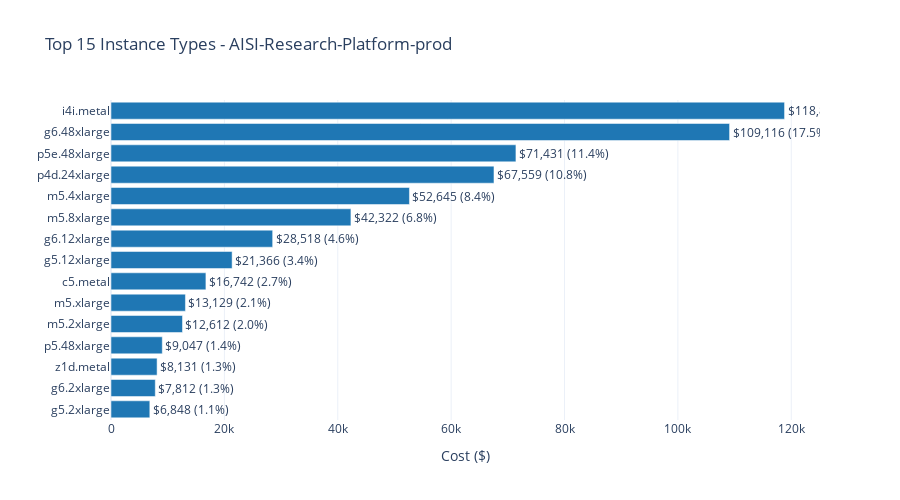

This figure's notebook cell:
### Markdown cell above
### 2.5.1 Instance Type Analysis

Detailed breakdown of compute instance types driving costs in Research Platform Prod.

### Code cell
# Instance type breakdown for Research Platform Prod
top_instance_df = parse_instance_type_costs(top_account, top_n=15)

if not top_instance_df.empty:
    # Create bar chart
    fig = create_horizontal_bar_chart(
        top_instance_df, 'cost', 'instance_type',
        f'Top 15 Instance Types - {top_account_name}', 'Cost ($)'
    )
    fig.update_layout(height=500)
    fig.show()
    
    # Get all instance types (not just top 15) for category analysis
    all_instance_df = parse_instance_type_costs(top_account, top_n=100)
    
    # Categorize instance types - separate P (accelerated compute) and G (graphics/inference)
    p_instances = all_instance_df[all_instance_df['instance_type'].str.match(r'^p\d', na=False)]
    g_instances = all_instance_df[all_instance_df['instance_type'].str.match(r'^g\d', na=False)]
    storage_instances = all_instance_df[all_instance_df['instance_type'].str.match(r'^(i\d|d\d)', na=False)]
    compute_instances = all_instance_df[all_instance_df['instance_type'].str.match(r'^(c\d|z\d)', na=False)]
    general_instances = all_instance_df[all_instance_df['instance_type'].str.match(r'^(m\d|t\d|a\d|r\d)', na=False)]
    
    print("\nCost by Instance Category:")
    print("-" * 60)
    if not p_instances.empty:
        p_total = p_instances['cost'].sum()
        print(f"  P-series (ML Training/HPC):    ${p_total:>12,.2f} ({p_total/top_account_cost*100:.1f}%)")
    if not g_instances.empty:
        g_total = g_instances['cost'].sum()
        print(f"  G-series (Graphics/Inference): ${g_total:>12,.2f} ({g_total/top_account_cost*100:.1f}%)")
    if not storage_instances.empty:
        storage_total = storage_instances['cost'].sum()
        print(f"  Storage optimized (i*, d*):    ${storage_total:>12,.2f} ({storage_total/top_account_cost*100:.1f}%)")
    if not compute_instances.empty:
        compute_total = compute_instances['cost'].sum()
        print(f"  Compute optimized (c*, z*):    ${compute_total:>12,.2f} ({compute_total/top_account_cost*100:.1f}%)")
    if not general_instances.empty:
        general_total = general_instances['cost'].sum()
        print(f"  General purpose (m*, t*, r*):  ${general_total:>12,.2f} ({general_total/top_account_cost*100:.1f}%)")
else:
    print("No instance type data available.")

### Figure 1 — Plotly figure (JSON) as saved in the notebook; plotly's stock layout.template omitted (floating-point values rounded to 4 significant figures)
{"data": [{"hovertemplate": "<b>%{y}</b><br>Cost: $%{x:,.2f}<extra></extra>", "legendgroup": "", "marker": {"color": "#1f77b4", "pattern": {"shape": ""}}, "name": "", "orientation": "h", "showlegend": false, "text": ["$118,816 (19.0%)", "$109,116 (17.5%)", "$71,431 (11.4%)", "$67,559 (10.8%)", "$52,645 (8.4%)", "$42,322 (6.8%)", "$28,518 (4.6%)", "$21,366 (3.4%)", "$16,742 (2.7%)", "$13,129 (2.1%)", "$12,612 (2.0%)", "$9,047 (1.4%)", "$8,131 (1.3%)", "$7,812 (1.3%)", "$6,848 (1.1%)"], "textposition": "outside", "type": "bar", "x": [118800.0, 109100.0, 71430.0, 67560.0, 52650.0, 42320.0, 28520.0, 21370.0, 16740.0, 13130.0, 12610.0, 9047.0, 8131.0, 7812.0, 6848.0], "xaxis": "x", "y": ["i4i.metal", "g6.48xlarge", "p5e.48xlarge", "p4d.24xlarge", "m5.4xlarge", "m5.8xlarge", "g6.12xlarge", "g5.12xlarge", "c5.metal", "m5.xlarge", "m5.2xlarge", "p5.48xlarge", "z1d.metal", "g6.2xlarge", "g5.2xlarge"], "yaxis": "y"}], "layout": {"barmode": "relative", "height": 500, "legend": {"tracegroupgap": 0}, "showlegend": false, "title": {"text": "Top 15 Instance Types - AISI-Research-Platform-prod"}, "xaxis": {"anchor": "y", "domain": [0, 1], "title": {"text": "Cost ($)"}}, "yaxis": {"anchor": "x", "autorange": "reversed", "domain": [0, 1], "title": {"text": ""}}}}
